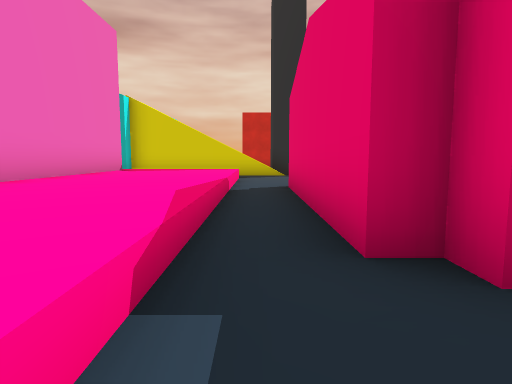
View 1 (above)

24 first-person views from a walk through a 3-D level made in the Unity game engine. The camera is 1.3 m above the floor, tilts 6° down and sees 75° across. The floor is counted in squares, 2 m on a side. Each view is taken from the middle of a square. On the plan, view 1 faces up. The plan holds only what a view shows up to about 10 squares ahead; the rest is blank. The place goes on beyond the plan. The player is left out. Some animated figures are left out.

View 2
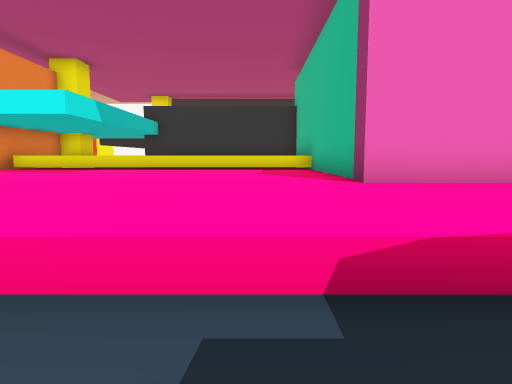

View 3
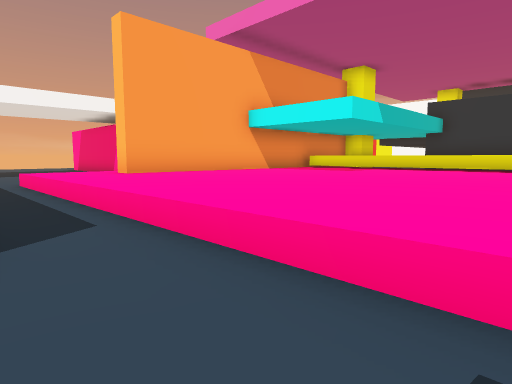

View 4
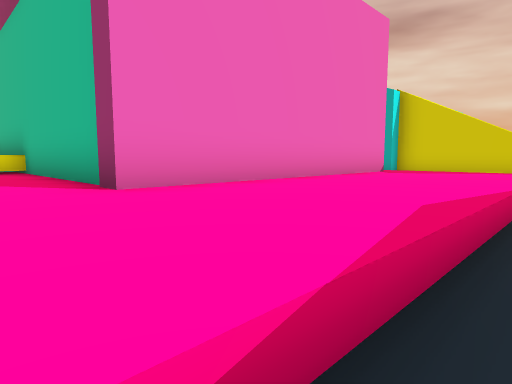

View 5
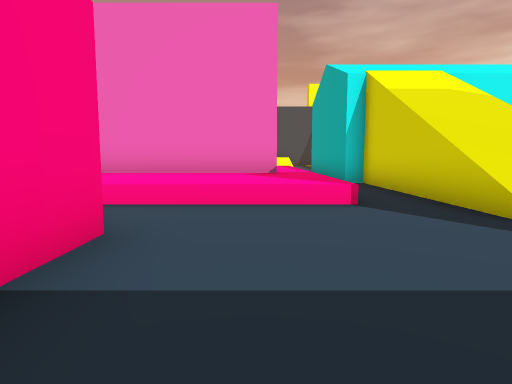

View 6
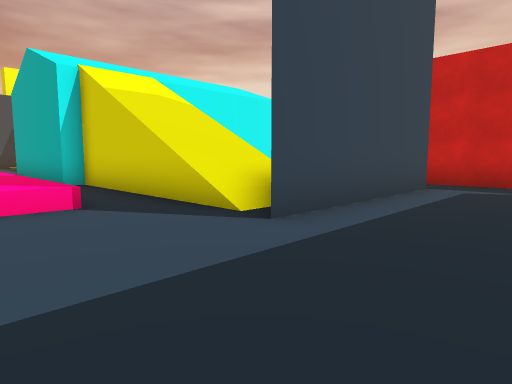

View 7
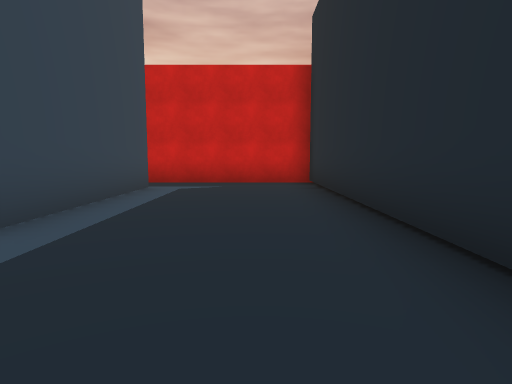

View 8
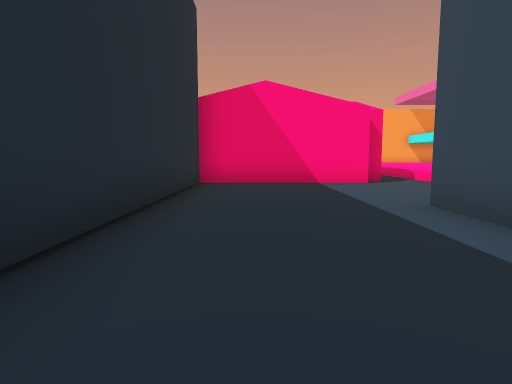

View 9
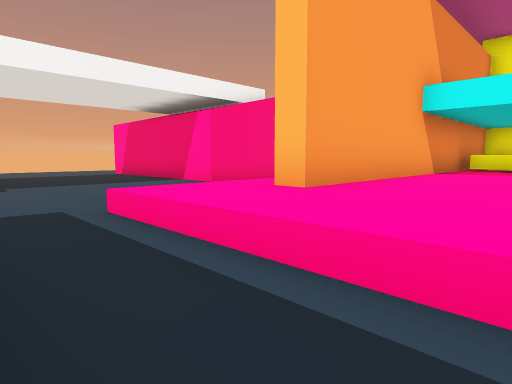

View 10
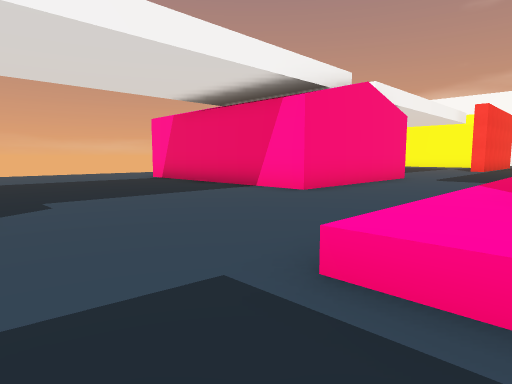

View 11
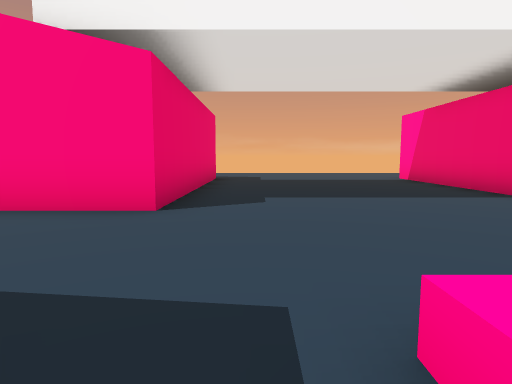

View 12
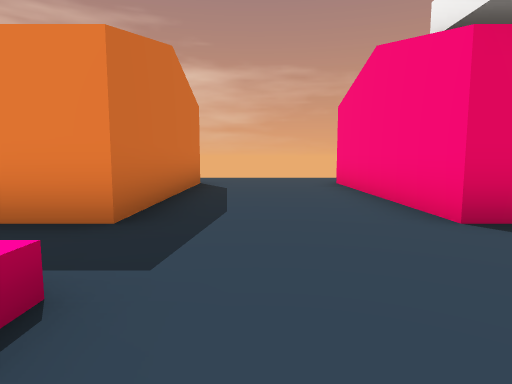

View 13
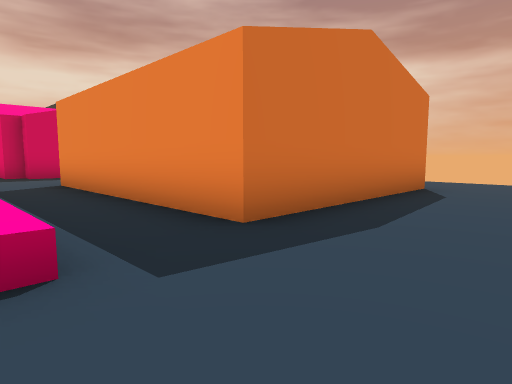

View 14
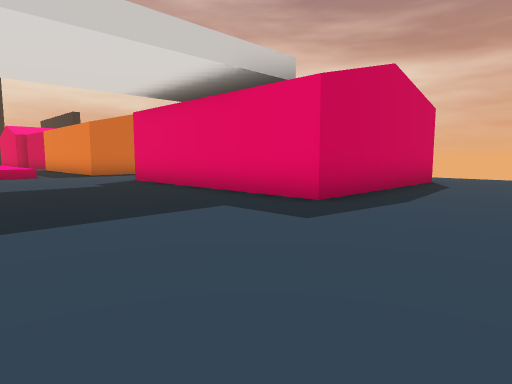

View 15
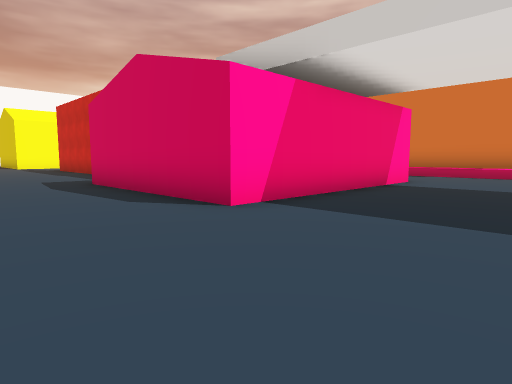

View 16
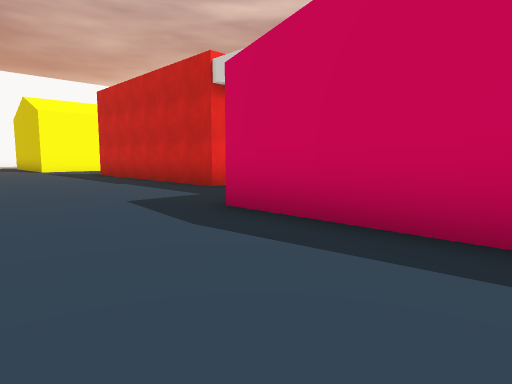

View 17
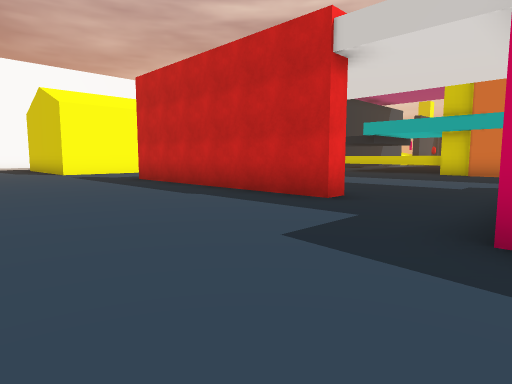

View 18
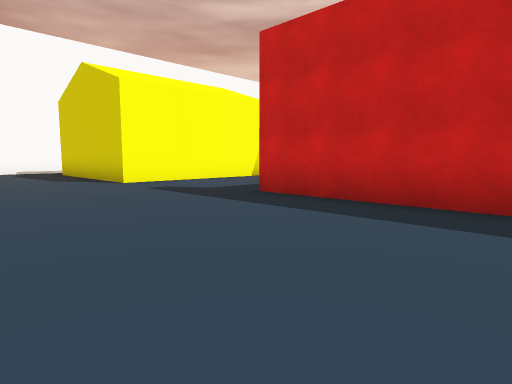

View 19
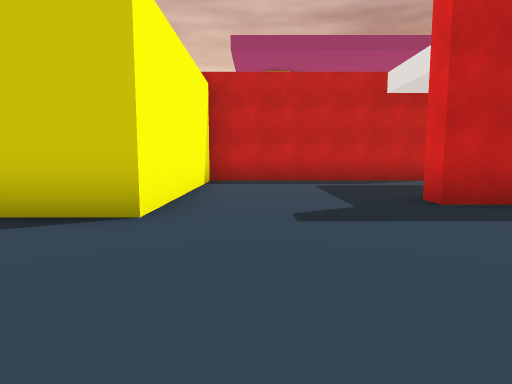

View 20
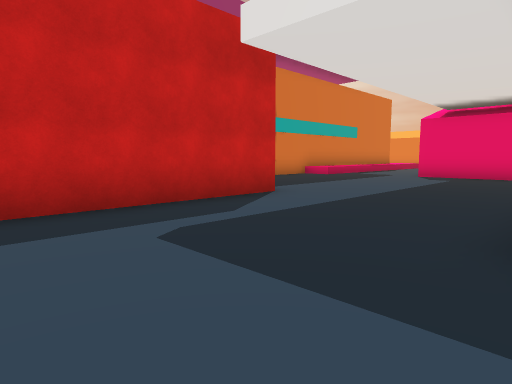

View 21
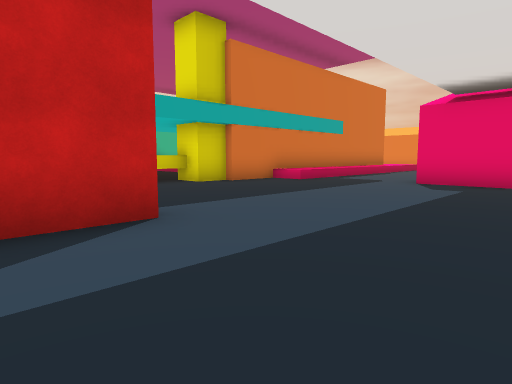

View 22
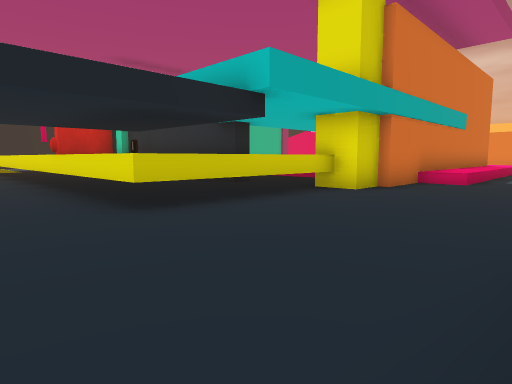

View 23
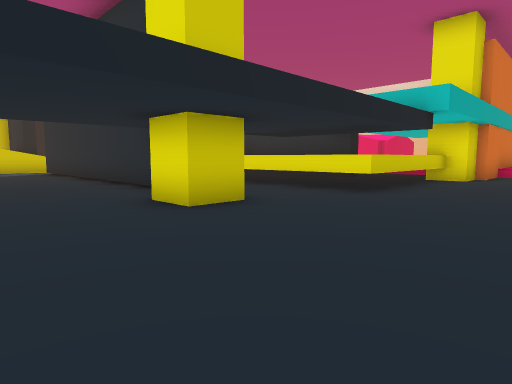

View 24
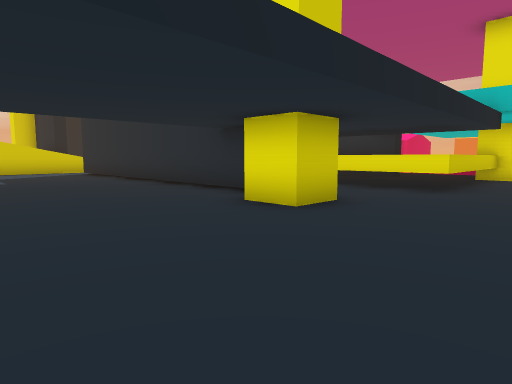

### Floor plan
Key: @ floor where view 1 was taken; # wall or solid block; . main floor; : floor 3 m higher than the main floor; ^ raised ledge; O other object.
Columns run from 24 left of view 1 to 8 right of it. Each row starts with its distance up from view 1.
 18                          #####
 17                           ...#
 16                          #...#
 15                          #...#
 14                       ...#...#
 13                       :  #...#
 12                     ######...#
 11                      ........#
 10                    ^^^^^.....#
  9                     ^^^^.....#
  8                     ^^^^.....O
  7                     ^^^^.OOOO
  6                     ^^^^.   O
  5                     ^^^^.
  4                     ^^^^.
  3   ..        ^^^^^^^^^^^^.  OO
  2  ...#  ^       ^^^^^^^^^.OO
  1  ...#  ^       ^^^^^^^^^...
  0  ...# .^       ^^^^^^^^^@.
 -1  ...# .^       ^^^^^^^^^..
 -2  ...# .^   ^   ^^^^^^^^^..O
 -3  ...# .^   ^   ^^^^^^^^^..O
 -4 ....# .^       ^^^^^^^^^..O
 -5 ....#..^       ^^^^^^^^^..O
 -6 .......^^^^^#^^^^^^^^^^^..O
 -7 .............#^^^ ^^^^^^..OOOOO..
 -8 ..............^^^^^^^^^^.........
 -9  ................................
-10      ............................
-11   ######.......OOOOO......OOOOO..
-12  O.............OO  O......O
-13  O.............O   O......O
-14  O.............    O......O
-15 OO....#######..    O......O
-16 OO.............    O......O
-17 ...............OOOOO......OOOOO..
-18 .................................
-19 ................................
-20    .  ....................

Positions as (right, up) in squares from view 1, and headings:
1: (0, 0), facing up
2: (1, 1), facing left
3: (1, 1), facing down-left
4: (0, 1), facing up-left
5: (4, 9), facing left
6: (4, 9), facing up-left
7: (4, 9), facing up
8: (4, 16), facing down
9: (1, -4), facing down-left
10: (1, -7), facing down-left
11: (0, -7), facing down
12: (-2, -9), facing right
13: (-1, -10), facing up-right
14: (-3, -20), facing up-right
15: (-1, -20), facing up-left
16: (-6, -20), facing up-left
17: (-9, -20), facing up-left
18: (-14, -20), facing up-left
19: (-21, -20), facing up
20: (-21, -15), facing up-right
21: (-18, -14), facing up-right
22: (-19, -10), facing up-right
23: (-23, -9), facing up-right
24: (-24, -8), facing up-right
